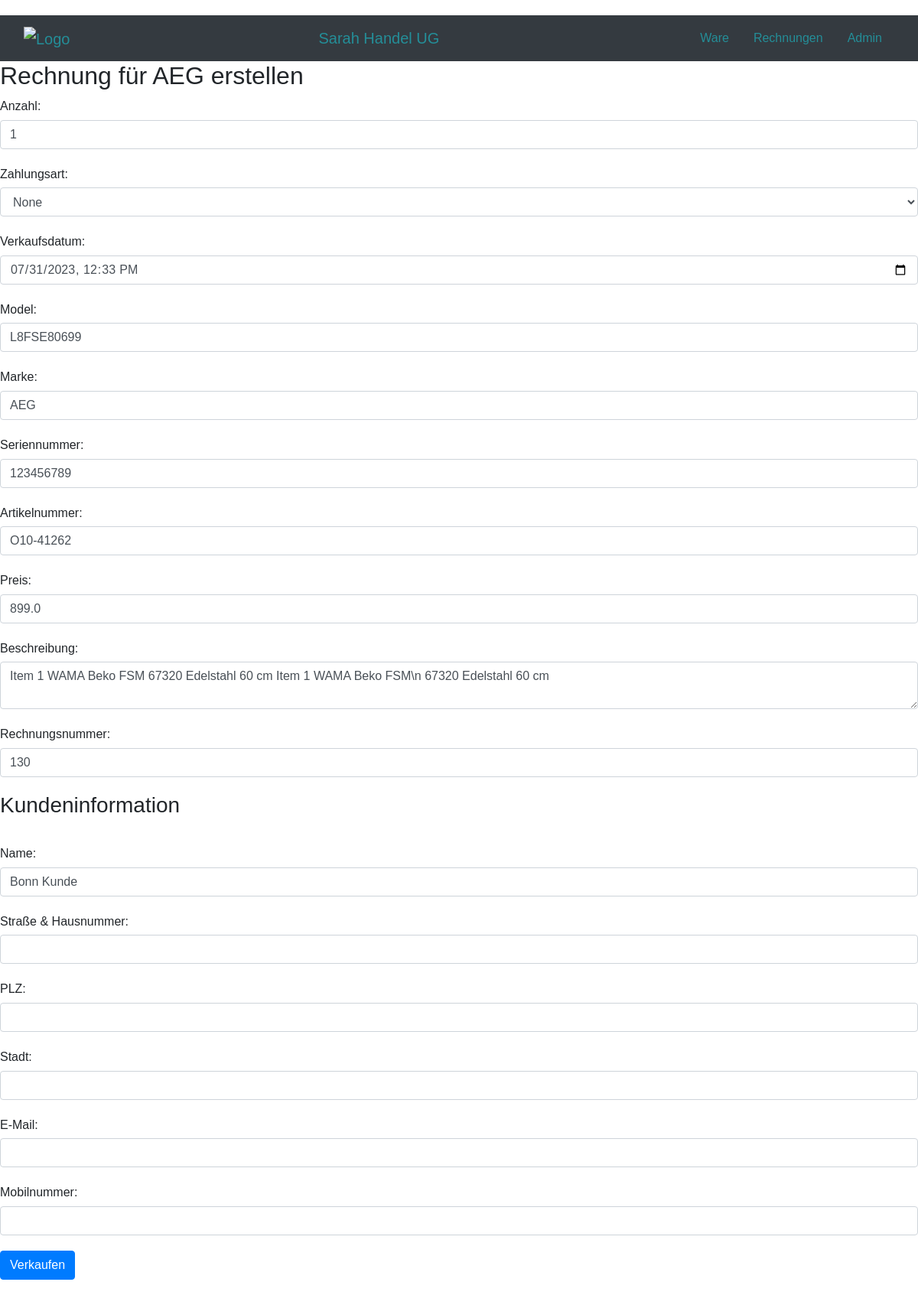
Page /verkauf/8/waschmaschine/ on the committed database.
### inventory/models.py (models this page shows)
class BasicInformation(models.Model):
    marke = models.CharField(max_length=50)
    model = models.CharField(max_length=100)
    anzahl = models.IntegerField(default=1)
    artikel_nr = models.CharField(max_length=200, null=True, blank=True)
    einkaufsdatum = models.DateField(null=True, blank=True)
    preis = models.FloatField(null=True, blank=True)
    energie = models.CharField(max_length=10, null=True, blank=True)
    bestellungsnummer = models.IntegerField(null=True, blank=True)
    serial_number = models.CharField(max_length=200, null=True, blank=True)
    farbe = models.CharField(max_length=50, null=True, blank=True)
    Beschreibung = models.TextField(max_length=5000, null=True, blank=True)
    note = models.TextField(max_length=1000, null=True, blank=True)

### inventory/views.py (the view, shortened to what this page needs)
# urls.py: path('verkauf/<int:id>/<str:type>/', verkauf, name='verkauf'),
def verkauf(request, id, type):
    type_maschine = None
    if type == 'geraete':
        type_maschine = get_object_or_404(Gerät, pk=id)
    elif type == 'waschmaschine':
        type_maschine = get_object_or_404(Waschmaschine, pk=id)
    elif type == 'kuehlschrank':
        type_maschine = get_object_or_404(Kuehlschrank, pk=id)
    elif type == 'spuelmaschine':
        type_maschine = get_object_or_404(Spuelmaschine, pk=id)
    rechnungs_nr = Verkauf.objects.aggregate(Max('rechnungs_nr'))['rechnungs_nr__max']  #todo send a list and check in html if value is unique
    if not rechnungs_nr:
        rechnungs_nr = 0
    context = {'gerät': type_maschine, 'rechnungsNr': int(rechnungs_nr)+1}
    return render(request, 'verkauf.html', context)

### inventory/templates/verkauf.html (shortened to what this page needs)
{% extends 'base.html' %}
{% block content %}
  <h2>Rechnung für {{ gerät.marke }} erstellen</h2>
  <form method="post">
    <div class="form-group">
      <label for="anzahl">Anzahl:</label>
      <input type="number" id="anzahl" name="anzahl" value="1" min="1" max="{{ gerät.anzahl }}" class="form-control">
    </div>
    <div class="form-group">
      <label for="zahlungsart">Zahlungsart:</label>
      <select id="zahlungsart" name="zahlungsart" class="form-control" required>
        <option value="">None</option>
      </select>
    </div>
    <div class="form-group">
      <label for="verkaufsdatum">Verkaufsdatum:</label>
      <input type="datetime-local" id="verkaufsdatum" name="verkaufsdatum" value="{{ gerät.verkaufsdatum }}" class="form-control">
    </div>
    {% if gerät.model %}
      <div class="form-group">
        <label for="model">Model:</label>
        <input type="text" id="model" name="model" value="{{ gerät.model }}" class="form-control">
      </div>
    {% else %}
      <div class="form-group">
        <label for="model">Model:</label>
        <input type="text" id="model" name="model" class="form-control">
      </div>
    {% endif %}
    {% if gerät.marke %}
      <div class="form-group">
        <label for="marke">Marke:</label>
        <input type="text" id="marke" name="marke" value="{{ gerät.marke }}" class="form-control">
      </div>
    {% else %}
      <div class="form-group">
        <label for="marke">Marke:</label>
        <input type="text" id="marke" name="marke" class="form-control">
      </div>
    {% endif %}
    {% if gerät.serial_number %}
      <div class="form-group">
        <label for="seriennummer">Seriennummer:</label>
        <input type="text" id="seriennummer" name="seriennummer" value="{{ gerät.serial_number }}" class="form-control">
      </div>
    {% else %}
      <div class="form-group">
        <label for="seriennummer">Seriennummer:</label>
        <input type="text" id="seriennummer" name="seriennummer" class="form-control">
      </div>
    {% endif %}
    {% if gerät.artikel_nr %}
      <div class="form-group">
        <label for="artikelnummer">Artikelnummer:</label>
        <input type="text" id="artikelnummer" name="artikelnummer" value="{{ gerät.artikel_nr }}" class="form-control">
      </div>
    {% else %}
      <div class="form-group">
        <label for="artikelnummer">Artikelnummer:</label>
        <input type="text" id="artikelnummer" name="artikelnummer" class="form-control">
      </div>
    {% endif %}
    {% if gerät.preis %}
      <div class="form-group">
        <label for="preis">Preis:</label>
        <input type="number" step="0.01" id="preis" name="preis" class="form-control" value="{{ gerät.preis }}" required>
      </div>
    {% else %}
      <div class="form-group">
        <label for="preis">Preis:</label>
        <input type="number" step="0.01" id="preis" name="preis" class="form-control">
      </div>
    {% endif %}
    {% if gerät.Beschreibung %}
      <div class="form-group">
        <label for="beschreibung">Beschreibung:</label>
        <textarea id="beschreibung" name="beschreibung" class="form-control"  required>{{ gerät.Beschreibung }}</textarea>
      </div>
    {% endif %}
    <div class="form-group">
      <label for="rechnungs_nr">Rechnungsnummer:</label>
      <input type="number" id="rechnungs_nr" name="rechnungs_nr" class="form-control" value="{{ rechnungsNr }}">
    </div>
    <h3>Kundeninformation</h3>
    <br>
    <div class="form-group">
      <label for="kunde_name">Name:</label>
      <input type="text" id="kunde_name" name="kunde_name" class="form-control" value="Bonn Kunde" required>
    </div>
    <div class="form-group">
      <label for="kunde_strasse">Straße & Hausnummer:</label>
      <input type="text" id="kunde_strasse" name="kunde_strasse" class="form-control">
    </div>
    <div class="form-group">
      <label for="kunde_plz">PLZ:</label>
      <input type="text" id="kunde_plz" name="kunde_plz" class="form-control">
    </div>
    <div class="form-group">
      <label for="kunde_city">Stadt:</label>
      <input type="text" id="kunde_city" name="kunde_city" class="form-control">
    </div>
    <div class="form-group">
      <label for="kunde_email">E-Mail:</label>
      <input type="email" id="kunde_email" name="kunde_email" class="form-control">
    </div>
    <div class="form-group">
      <label for="kunde_mobile">Mobilnummer:</label>
      <input type="text" id="kunde_mobile" name="kunde_mobile" class="form-control">
    </div>
    <input type="submit" value="Verkaufen" class="btn btn-primary">
  </form>
{% endblock %}

### inventory/templates/base.html (style rules this page uses)
body { font-family: Arial, sans-serif; line-height: 1.6; margin: 20px; max-width: 1200px; margin-left: auto; margin-right: auto; background-color: #ffffff; }
.form-control { margin-bottom: 20px; }
label { display: block; margin-bottom: 5px; }
select { padding: 5px; font-size: 16px; }

### rows in the picture
BasicInformation: marke "AEG", model "L8FSE80699", seriennummer "123456789", artikelnummer "O10-41262", preis "899.0", beschreibung "Item 1 WAMA Beko FSM 67320 Edelstahl 60 cm Item 1 WAMA Beko FSM\\n 67320 Edelstahl 60 cm"
